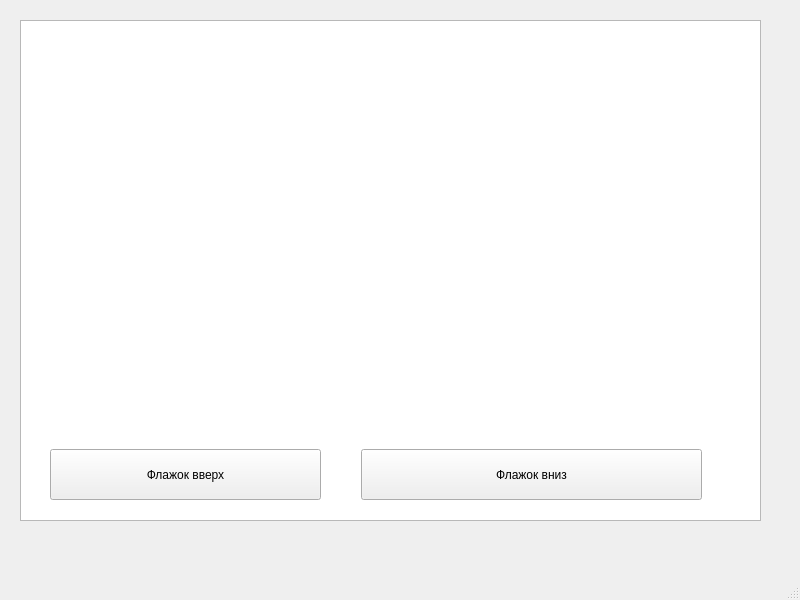
<?xml version="1.0" encoding="UTF-8"?>
<ui version="4.0">
 <class>MainWindow</class>
 <widget class="QMainWindow" name="MainWindow">
  <property name="geometry">
   <rect>
    <x>0</x>
    <y>0</y>
    <width>800</width>
    <height>600</height>
   </rect>
  </property>
  <property name="windowTitle">
   <string>MainWindow</string>
  </property>
  <widget class="QWidget" name="centralwidget">
   <widget class="QGraphicsView" name="graphicsView">
    <property name="geometry">
     <rect>
      <x>20</x>
      <y>20</y>
      <width>741</width>
      <height>501</height>
     </rect>
    </property>
   </widget>
   <widget class="QPushButton" name="pushButton">
    <property name="geometry">
     <rect>
      <x>50</x>
      <y>449</y>
      <width>271</width>
      <height>51</height>
     </rect>
    </property>
    <property name="text">
     <string>Флажок вверх</string>
    </property>
   </widget>
   <widget class="QPushButton" name="pushButton_2">
    <property name="geometry">
     <rect>
      <x>361</x>
      <y>449</y>
      <width>341</width>
      <height>51</height>
     </rect>
    </property>
    <property name="text">
     <string>Флажок вниз</string>
    </property>
   </widget>
  </widget>
  <widget class="QMenuBar" name="menubar">
   <property name="geometry">
    <rect>
     <x>0</x>
     <y>0</y>
     <width>800</width>
     <height>26</height>
    </rect>
   </property>
  </widget>
  <widget class="QStatusBar" name="statusbar"/>
 </widget>
 <resources/>
 <connections/>
</ui>
